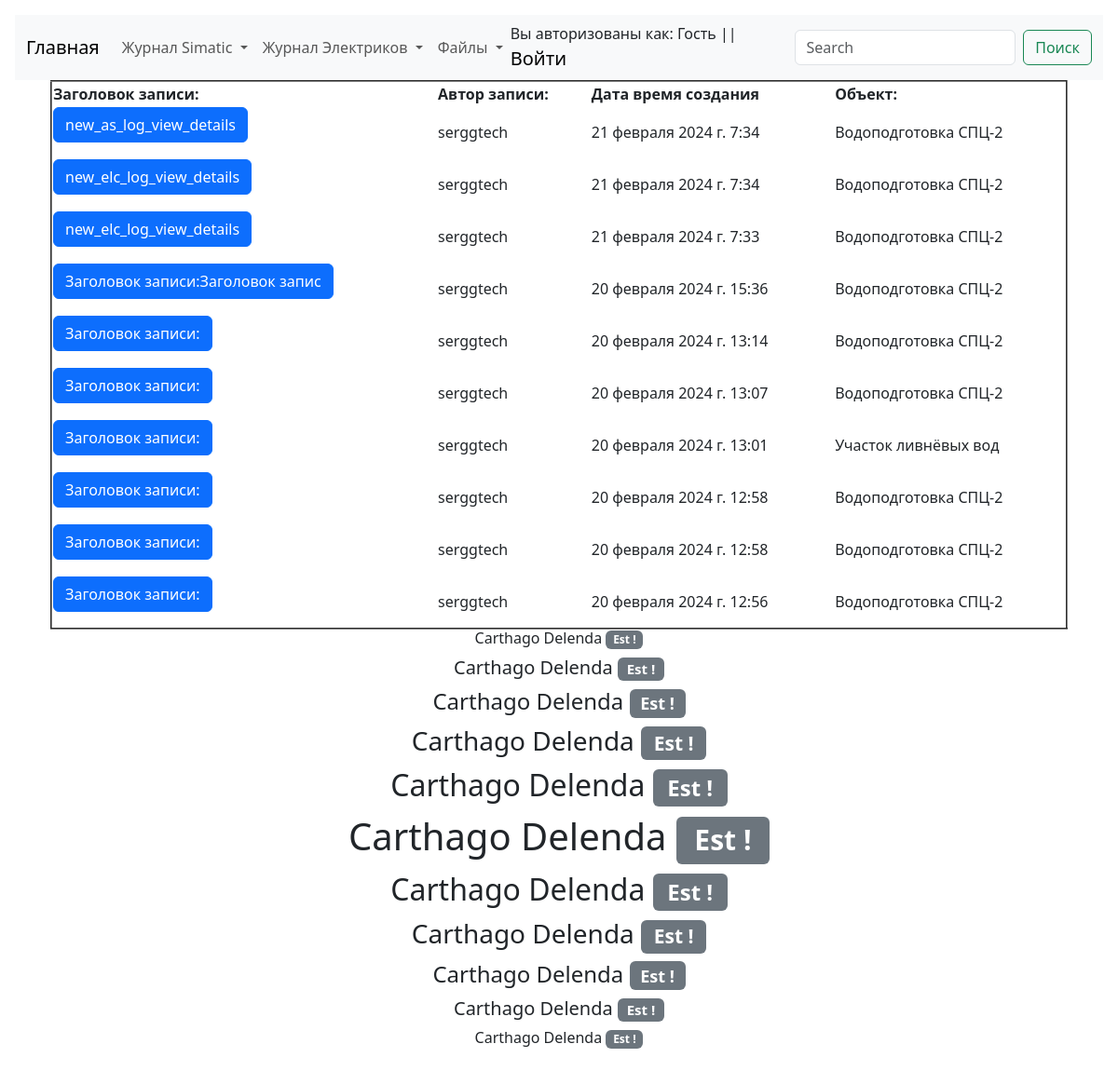
/as/as_log_view, run on an earlier commit of the app's database.
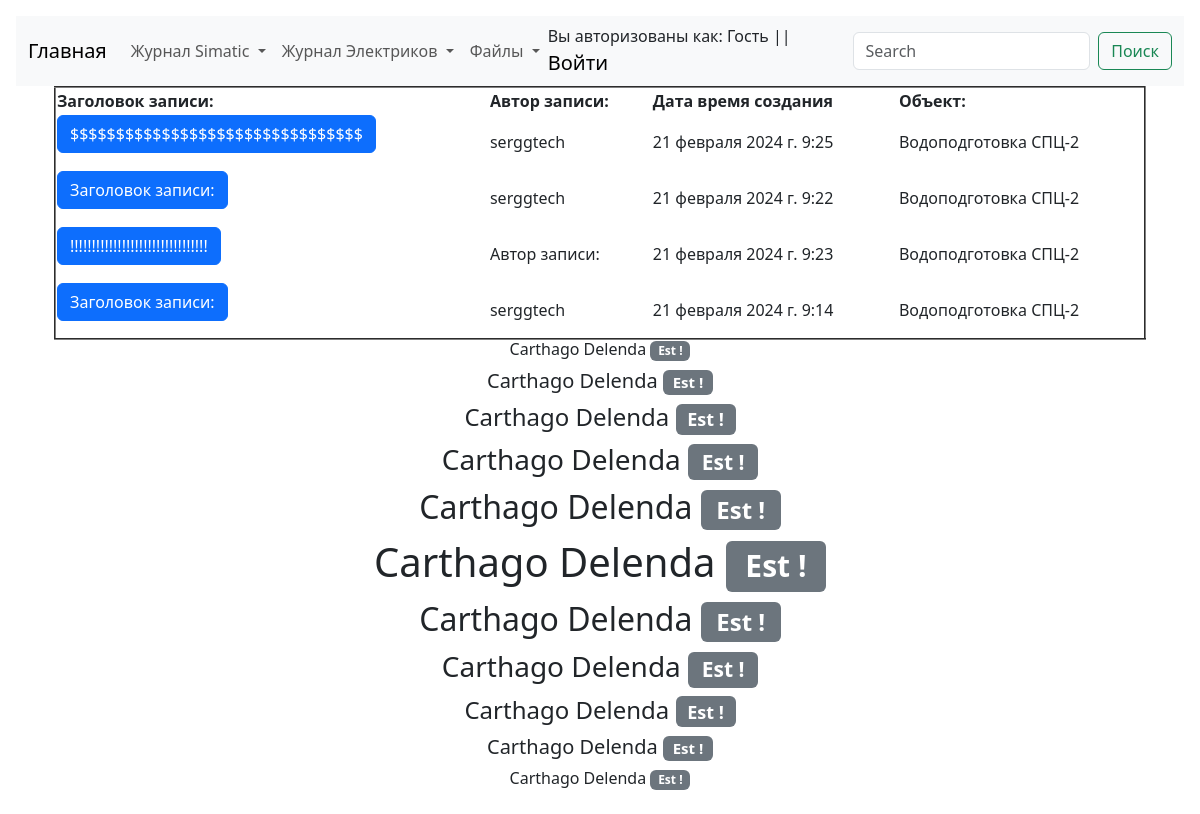
And on a later commit of the database.
### as/models.py (models this page shows, shortened)
class ASLog(models.Model):
    record_text_title = models.CharField(
        verbose_name="Заголовок записи", max_length=100
    )
    record_text_full = models.TextField(verbose_name="Текст записи", max_length=9999)
    record_author = models.CharField(verbose_name="Автор записи", max_length=100)
    record_change_location_plc = models.BooleanField(
        verbose_name="Изменение в PLC", default=False
    )
    record_change_location_hmi = models.BooleanField(
        verbose_name="Изменение в HMI", default=False
    )
    record_data_create = models.DateTimeField(
        verbose_name="Дата создания записи", auto_now=True
    )
    record_object = models.ForeignKey(
        EncObject,
        related_name="as_log_object",
        on_delete=models.CASCADE,
        blank=True,
        verbose_name="Объект",
    )
    record_electrical_room = models.ForeignKey(
        EncElectricalRoom,
        related_name="as_log_electrical_room",
        on_delete=models.CASCADE,
        blank=True,
        verbose_name="Электропомещение",
    )
    record_project = models.ForeignKey(
        EncProject,
        related_name="as_log_project",
        on_delete=models.CASCADE,
        blank=True,
        verbose_name="Проект",
    )
    record_mechanism = models.ForeignKey(
        EncMechanism,
        related_name="as_log_mechanism",
        on_delete=models.CASCADE,
        blank=True,
        verbose_name="Механизм",
    )
    class Meta:
        verbose_name = "Запись Simatic"
        verbose_name_plural = "Записи Simatic"

### Enc_object/models.py (models this page shows, shortened)
class EncObject(models.Model):
    title = models.CharField(verbose_name="Объект", max_length=100)
    title_description = models.CharField(
        verbose_name="Описание объекта", max_length=100
    )
    slug = models.SlugField(max_length=50, unique=True)
    def __str__(self):
        return f"{self.title}"
    class Meta:
        verbose_name = "Объект"
        verbose_name_plural = "Объекты"

### as/views.py (the view)
# urls.py: path("as_log_view", as_log_view, name="as_log_view"),
def as_log_view(request):
    all_automation_log = ASLog.objects.order_by("-id")[:10]
    return render(
        request,
        template_name="as/log/log_view.html",
        context={
            "title": "Просмотр журнала",
            "all_automation_log": all_automation_log,
        },
    )

### as/templates/as/log/log_view.html (shortened to what this page needs)
{% extends 'template_0.html' %}
{% block automation_log_view %}
<div class="container">
    <table align="center" border="2px" width="100%">
        <tr>
            <th>Заголовок записи:</th>
            <th>Автор записи:</th>
            <th>Дата время создания</th>
            <th>Объект:</th>
        </tr>
        {% for record in all_automation_log %}
        <tr>
            <td>
                <p class="d-inline-flex gap-1">
                  <a class="btn btn-primary" data-bs-toggle="collapse" href="#collapseExample" role="button" aria-expanded="false" aria-controls="collapseExample">
                    {{record.record_text_title | safe | slice:32}}
                  </a>
                </p>
            </td>
            <td>{{ record.record_author }}</td>
            <td>{{ record.record_data_create }}</td>
            <td>{{ record.record_object }}</td>
        </tr>
        {% endfor %}
    </table>
</div>
{% endblock %}

What changed in the data, as far as the page shows it:
removed ASLog: record_text_title "new_as_log_view_details", record_author "serggtech", record_data_create "21 февраля 2024 г. 7:34", record_object "Водоподготовка СПЦ-2"
removed ASLog: record_text_title "new_elc_log_view_details", record_author "serggtech", record_data_create "21 февраля 2024 г. 7:34", record_object "Водоподготовка СПЦ-2"
removed ASLog: record_text_title "new_elc_log_view_details", record_author "serggtech", record_data_create "21 февраля 2024 г. 7:33", record_object "Водоподготовка СПЦ-2"
removed ASLog: record_text_title "Заголовок записи:Заголовок запис", record_author "serggtech", record_data_create "20 февраля 2024 г. 15:36", record_object "Водоподготовка СПЦ-2"
removed ASLog: record_text_title "Заголовок записи:", record_author "serggtech", record_data_create "20 февраля 2024 г. 13:14", record_object "Водоподготовка СПЦ-2"
removed ASLog: record_text_title "Заголовок записи:", record_author "serggtech", record_data_create "20 февраля 2024 г. 13:07", record_object "Водоподготовка СПЦ-2"
removed ASLog: record_text_title "Заголовок записи:", record_author "serggtech", record_data_create "20 февраля 2024 г. 13:01", record_object "Участок ливнёвых вод"
removed ASLog: record_text_title "Заголовок записи:", record_author "serggtech", record_data_create "20 февраля 2024 г. 12:58", record_object "Водоподготовка СПЦ-2"
removed ASLog: record_text_title "Заголовок записи:", record_author "serggtech", record_data_create "20 февраля 2024 г. 12:58", record_object "Водоподготовка СПЦ-2"
removed ASLog: record_text_title "Заголовок записи:", record_author "serggtech", record_data_create "20 февраля 2024 г. 12:56", record_object "Водоподготовка СПЦ-2"
added ASLog: record_text_title "$$$$$$$$$$$$$$$$$$$$$$$$$$$$$$$$", record_author "serggtech", record_data_create "21 февраля 2024 г. 9:25", record_object "Водоподготовка СПЦ-2"
added ASLog: record_text_title "Заголовок записи:", record_author "serggtech", record_data_create "21 февраля 2024 г. 9:22", record_object "Водоподготовка СПЦ-2"
added ASLog: record_text_title "!!!!!!!!!!!!!!!!!!!!!!!!!!!!!!!!", record_author "Автор записи:", record_data_create "21 февраля 2024 г. 9:23", record_object "Водоподготовка СПЦ-2"
added ASLog: record_text_title "Заголовок записи:", record_author "serggtech", record_data_create "21 февраля 2024 г. 9:14", record_object "Водоподготовка СПЦ-2"
